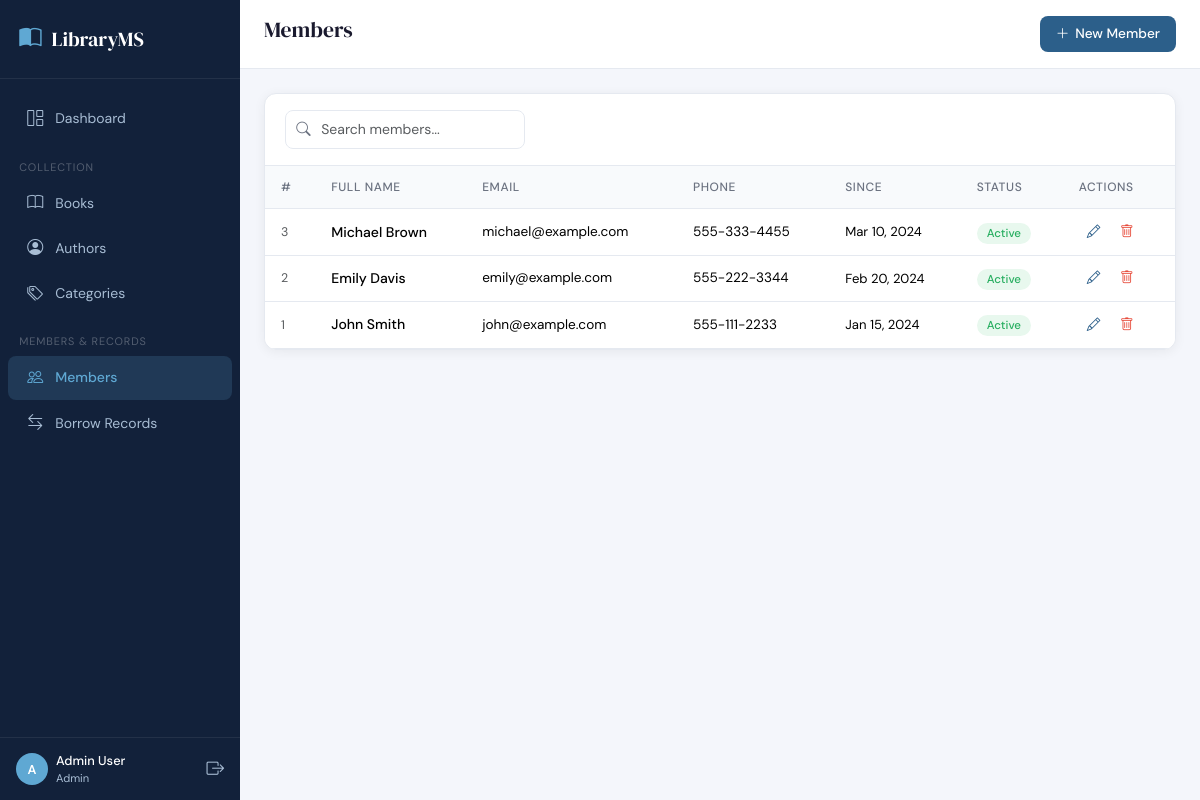
/members.php (signed in), run on the app's committed database.
### tables this page shows
CREATE TABLE IF NOT EXISTS members (
    id INT AUTO_INCREMENT PRIMARY KEY,
    full_name VARCHAR(150) NOT NULL,
    email VARCHAR(100) UNIQUE,
    phone VARCHAR(20),
    address TEXT,
    membership_date DATE DEFAULT (CURRENT_DATE),
    status ENUM('active','inactive') DEFAULT 'active',
    created_at DATETIME DEFAULT CURRENT_TIMESTAMP
);

### members.php (the view, shortened to what this page needs)
<?php
require_once 'includes/db.php';
$action = $_GET['action'] ?? 'list';
$record = null;
require_once 'includes/header.php';
?>
<?php if ($action === 'add' || $action === 'edit'): ?>
<div class="form-card" style="max-width:600px">
    <h6 class="mb-3"><?= $action === 'add' ? 'Add New Member' : 'Edit Member' ?></h6>
    <form method="POST" action="members.php">
        <input type="hidden" name="form_action" value="<?= $action === 'add' ? 'add' : 'edit' ?>">
        <?php if ($record): ?><input type="hidden" name="edit_id" value="<?= $record['id'] ?>"><?php endif; ?>
        <div class="row g-3">
            <div class="col-md-8">
                <label class="form-label">Full Name *</label>
                <input type="text" name="full_name" class="form-control" required value="<?= htmlspecialchars($record['full_name'] ?? '') ?>">
            </div>
            <div class="col-md-4">
                <label class="form-label">Status</label>
                <select name="status" class="form-select">
                    <option value="active"   <?= ($record['status'] ?? 'active') === 'active'   ? 'selected' : '' ?>>Active</option>
                    <option value="inactive" <?= ($record['status'] ?? '') === 'inactive' ? 'selected' : '' ?>>Inactive</option>
                </select>
            </div>
            <div class="col-md-6">
                <label class="form-label">Email</label>
                <input type="email" name="email" class="form-control" value="<?= htmlspecialchars($record['email'] ?? '') ?>">
            </div>
            <div class="col-md-6">
                <label class="form-label">Phone</label>
                <input type="text" name="phone" class="form-control" value="<?= htmlspecialchars($record['phone'] ?? '') ?>">
            </div>
            <div class="col-md-6">
                <label class="form-label">Membership Date</label>
                <input type="date" name="membership_date" class="form-control" value="<?= $record['membership_date'] ?? date('Y-m-d') ?>">
            </div>
            <div class="col-12">
                <label class="form-label">Address</label>
                <textarea name="address" class="form-control" rows="2"><?= htmlspecialchars($record['address'] ?? '') ?></textarea>
            </div>
        </div>
        <div class="mt-4 d-flex gap-2">
            <button type="submit" class="btn-primary-custom"><i class="bi bi-check-lg"></i> Save</button>
            <a href="members.php" class="btn btn-outline-secondary btn-sm">Cancel</a>
        </div>
    </form>
</div>
<?php else: ?>
<div class="table-card">
    <div class="table-header">
        <div class="search-box" style="min-width:240px">
            <i class="bi bi-search"></i>
            <input type="text" id="searchInput" class="form-control form-control-sm" placeholder="Search members...">
        </div>
    </div>
    <div class="table-responsive">
        <table class="table">
            <thead><tr><th>#</th><th>Full Name</th><th>Email</th><th>Phone</th><th>Since</th><th>Status</th><th>Actions</th></tr></thead>
            <tbody id="membersTable">
            <?php
            $members = $conn->query('SELECT * FROM members ORDER BY id DESC');
            while ($r = $members->fetch_assoc()):
            ?>
            <tr>
                <td class="text-muted" style="font-size:0.78rem"><?= $r['id'] ?></td>
                <td style="font-weight:500"><?= htmlspecialchars($r['full_name']) ?></td>
                <td style="font-size:0.85rem"><?= htmlspecialchars($r['email'] ?? '—') ?></td>
                <td style="font-size:0.85rem"><?= htmlspecialchars($r['phone'] ?? '—') ?></td>
                <td style="font-size:0.82rem"><?= date('M d, Y', strtotime($r['membership_date'])) ?></td>
                <td><?= $r['status'] === 'active' ? '<span class="badge-custom badge-green">Active</span>' : '<span class="badge-custom badge-red">Inactive</span>' ?></td>
                <td>
                    <a href="members.php?action=edit&id=<?= $r['id'] ?>" class="btn-action edit"><i class="bi bi-pencil"></i></a>
                    <a href="members.php?action=delete&id=<?= $r['id'] ?>" class="btn-action del btn-confirm-delete" data-message="Delete member '<?= htmlspecialchars($r['full_name']) ?>'?"><i class="bi bi-trash"></i></a>
                </td>
            </tr>
            <?php endwhile; ?>
            </tbody>
        </table>
    </div>
</div>
<?php endif; ?>
<?php require_once 'includes/footer.php'; ?>

### css/style.css (style rules this page uses)
:root { --sidebar-w: 240px; --accent: #2c5f8a; --accent-light: #e8f2fa; --accent-dark: #1a3f5c; --text-main: #1a1a2e; --text-muted: #6b7280; --border: #e5e9f0; --bg-page: #f4f6fb; --bg-card: #ffffff; --sidebar-bg: #12213a; --sidebar-text: #a8bdd4; --radius: 12px; --shadow: 0 2px 12px rgba(0,0,0,0.06); }
* { box-sizing: border-box; margin: 0; padding: 0; }
body { font-family: 'DM Sans', sans-serif; background: var(--bg-page); color: var(--text-main); display: flex; min-height: 100vh; }
.table-card { background: var(--bg-card); border: 1px solid var(--border); border-radius: var(--radius); overflow: hidden; box-shadow: var(--shadow); }
.table-header { padding: 1rem 1.25rem; display: flex; align-items: center; justify-content: space-between; border-bottom: 1px solid var(--border); }
.table { margin: 0; font-size: 0.875rem; }
.table thead th { background: #f8fafc; color: var(--text-muted); font-size: 0.75rem; text-transform: uppercase; letter-spacing: 0.05em; font-weight: 500; border-bottom: 1px solid var(--border); padding: 0.75rem 1rem; }
.table tbody td { padding: 0.75rem 1rem; border-color: var(--border); vertical-align: middle; }
.btn-action { border: none; background: none; padding: 4px 8px; border-radius: 6px; cursor: pointer; font-size: 0.85rem; transition: background 0.2s; }
.btn-action.edit { color: var(--accent); }
.btn-action.del { color: #e74c3c; }
.badge-custom { padding: 3px 10px; border-radius: 20px; font-size: 0.72rem; font-weight: 500; }
.badge-green { background: #e8f8ee; color: #27ae60; }
.form-control, .form-select { border: 1px solid var(--border); border-radius: 8px; font-size: 0.875rem; padding: 0.5rem 0.75rem; transition: border-color 0.2s, box-shadow 0.2s; }
.search-box { position: relative; }
.search-box input { padding-left: 2.2rem; }
.search-box i { position: absolute; left: 0.7rem; top: 50%; transform: translateY(-50%); color: var(--text-muted); font-size: 0.9rem; }

### data on the page
members: id "3", full_name "Michael Brown", email "michael@example.com", phone "555-333-4455", membership_date "Mar 10, 2024", status "Active"
members: id "2", full_name "Emily Davis", email "emily@example.com", phone "555-222-3344", membership_date "Feb 20, 2024", status "Active"
members: id "1", full_name "John Smith", email "john@example.com", phone "555-111-2233", membership_date "Jan 15, 2024", status "Active"

### other printed values
SITE_NAME "LibraryMS"
substr($_SESSION['user_name'], 0, 1) "A"
$_SESSION['user_name'] "Admin User"
$_SESSION['user_role'] "Admin"
$page_title "Members"
$topbar_btn['label'] "New Member"
